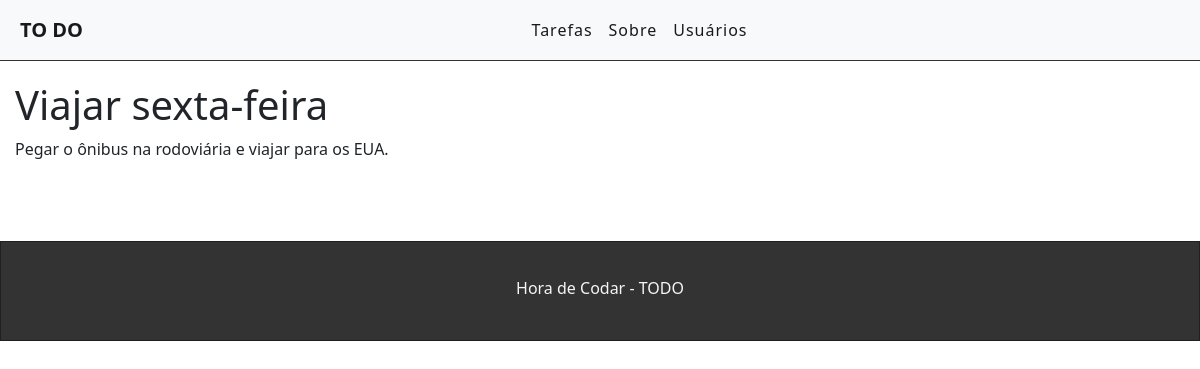
/task/1, run on the app's committed database.
### tasks/models.py (models this page shows, shortened)
class Task(models.Model):
    STATUS = (
        ('doing', 'Doing'),
        ('done', 'Done'),
    )
    title = models.CharField(max_length=255)
    description = models.TextField()
    done = models.CharField(
        max_length=5,
        choices=STATUS,
    )
    created_at = models.DateTimeField(auto_now_add=True)
    updated_at = models.DateTimeField(auto_now=True)

### tasks/views.py (the view)
# urls.py: path('task/<int:id>', views.taskView, name="task-view"),
def taskView(request, id):
    task = get_object_or_404(Task, pk = id)
    return render(request, 'tasks/task.html', {'task': task})

### tasks/templates/tasks/task.html (shortened to what this page needs)
{% extends 'base.html' %}
{% block content %}
    <h1 class="list-title">{{task.title}}</h1>
    <p class="list-description">{{task.description}}</p>
{% endblock %}

### tasks/static/polls/style.css (style rules this page uses)
.list-title, .list-description { padding: 0px 15px; }

### data on the page
Task: title "Viajar sexta-feira", description "Pegar o ônibus na rodoviária e viajar para os EUA."
